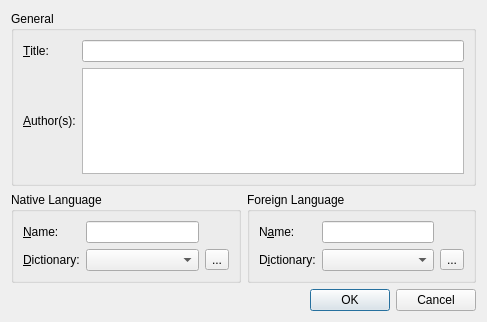
<ui version="4.0" >
 <class>DocumentProperties</class>
 <widget class="QDialog" name="DocumentProperties" >
  <property name="geometry" >
   <rect>
    <x>0</x>
    <y>0</y>
    <width>487</width>
    <height>322</height>
   </rect>
  </property>
  <property name="windowTitle" >
   <string>Document Properties</string>
  </property>
  <layout class="QVBoxLayout" >
   <item>
    <widget class="QGroupBox" name="groupBox_2" >
     <property name="title" >
      <string>General</string>
     </property>
     <layout class="QGridLayout" >
      <property name="leftMargin" >
       <number>9</number>
      </property>
      <property name="topMargin" >
       <number>9</number>
      </property>
      <property name="rightMargin" >
       <number>9</number>
      </property>
      <property name="bottomMargin" >
       <number>9</number>
      </property>
      <property name="horizontalSpacing" >
       <number>6</number>
      </property>
      <property name="verticalSpacing" >
       <number>6</number>
      </property>
      <item row="0" column="1" >
       <widget class="QLineEdit" name="lineEditTitle" />
      </item>
      <item row="1" column="1" >
       <widget class="QTextEdit" name="lineEditAuthors" />
      </item>
      <item row="0" column="0" >
       <widget class="QLabel" name="label_3" >
        <property name="text" >
         <string>&amp;Title:</string>
        </property>
        <property name="buddy" >
         <cstring>lineEditTitle</cstring>
        </property>
       </widget>
      </item>
      <item row="1" column="0" >
       <widget class="QLabel" name="label_4" >
        <property name="text" >
         <string>&amp;Author(s):</string>
        </property>
        <property name="buddy" >
         <cstring>lineEditAuthors</cstring>
        </property>
       </widget>
      </item>
     </layout>
    </widget>
   </item>
   <item>
    <layout class="QHBoxLayout" >
     <item>
      <widget class="QGroupBox" name="groupBox" >
       <property name="title" >
        <string>Native Language</string>
       </property>
       <layout class="QGridLayout" >
        <item row="0" column="0" >
         <widget class="QLabel" name="label_2" >
          <property name="text" >
           <string>&amp;Name:</string>
          </property>
          <property name="buddy" >
           <cstring>lineEditNativeLanguage</cstring>
          </property>
         </widget>
        </item>
        <item row="0" column="1" >
         <widget class="QLineEdit" name="lineEditNativeLanguage" />
        </item>
        <item row="1" column="0" >
         <widget class="QLabel" name="label_5" >
          <property name="text" >
           <string>&amp;Dictionary:</string>
          </property>
          <property name="buddy" >
           <cstring>comboBoxNativeDictionary</cstring>
          </property>
         </widget>
        </item>
        <item row="1" column="1" >
         <widget class="QComboBox" name="comboBoxNativeDictionary" />
        </item>
        <item row="1" column="2" >
         <widget class="QToolButton" name="nativeDictionarySettings" >
          <property name="toolTip" >
           <string>Dictionary Settings</string>
          </property>
          <property name="text" >
           <string>...</string>
          </property>
         </widget>
        </item>
       </layout>
      </widget>
     </item>
     <item>
      <widget class="QGroupBox" name="groupBox_3" >
       <property name="title" >
        <string>Foreign Language</string>
       </property>
       <layout class="QGridLayout" >
        <item row="0" column="0" >
         <widget class="QLabel" name="label_6" >
          <property name="text" >
           <string>N&amp;ame:</string>
          </property>
          <property name="buddy" >
           <cstring>lineEditForeignLanguage</cstring>
          </property>
         </widget>
        </item>
        <item row="0" column="1" >
         <widget class="QLineEdit" name="lineEditForeignLanguage" />
        </item>
        <item row="1" column="0" >
         <widget class="QLabel" name="label_7" >
          <property name="text" >
           <string>D&amp;ictionary:</string>
          </property>
          <property name="buddy" >
           <cstring>comboBoxForeignDictionary</cstring>
          </property>
         </widget>
        </item>
        <item row="1" column="1" >
         <widget class="QComboBox" name="comboBoxForeignDictionary" />
        </item>
        <item row="1" column="2" >
         <widget class="QToolButton" name="foreignDictionarySettings" >
          <property name="toolTip" >
           <string>Dictionary Settings</string>
          </property>
          <property name="text" >
           <string>...</string>
          </property>
         </widget>
        </item>
       </layout>
      </widget>
     </item>
    </layout>
   </item>
   <item>
    <widget class="QDialogButtonBox" name="buttonBox" >
     <property name="orientation" >
      <enum>Qt::Horizontal</enum>
     </property>
     <property name="standardButtons" >
      <set>QDialogButtonBox::Cancel|QDialogButtonBox::NoButton|QDialogButtonBox::Ok</set>
     </property>
    </widget>
   </item>
  </layout>
 </widget>
 <tabstops>
  <tabstop>lineEditTitle</tabstop>
  <tabstop>lineEditAuthors</tabstop>
  <tabstop>lineEditNativeLanguage</tabstop>
  <tabstop>buttonBox</tabstop>
 </tabstops>
 <resources/>
 <connections>
  <connection>
   <sender>buttonBox</sender>
   <signal>rejected()</signal>
   <receiver>DocumentProperties</receiver>
   <slot>reject()</slot>
   <hints>
    <hint type="sourcelabel" >
     <x>304</x>
     <y>357</y>
    </hint>
    <hint type="destinationlabel" >
     <x>346</x>
     <y>174</y>
    </hint>
   </hints>
  </connection>
 </connections>
</ui>
